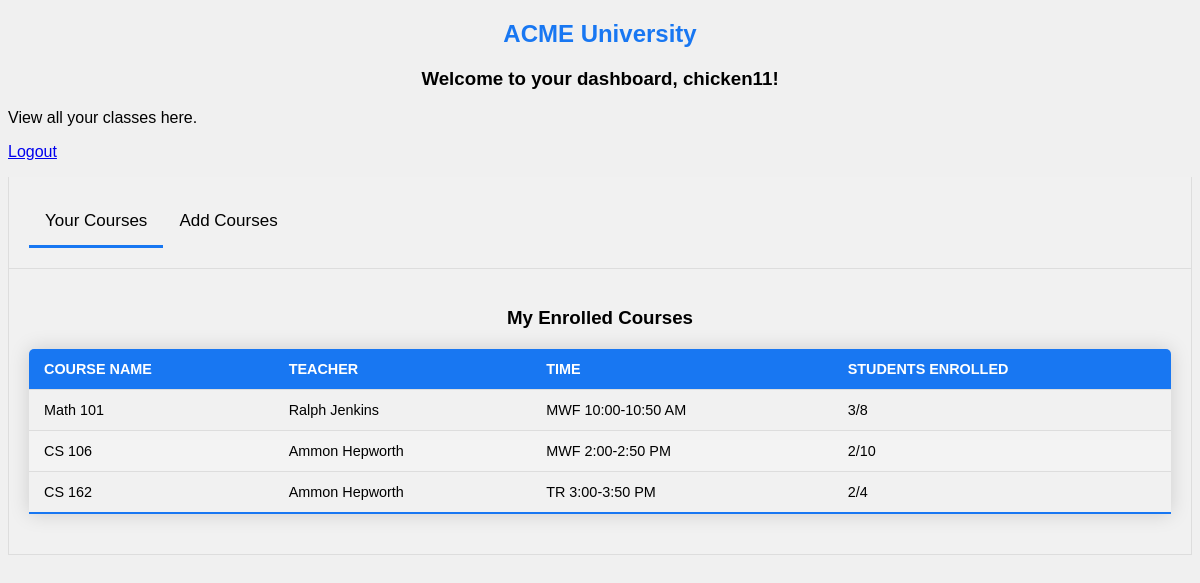
The page /dashboard (signed in) on the database its author committed.
### main.py (models this page shows)
class User(UserMixin, db.Model):
  id = db.Column(db.Integer, primary_key=True)
  username = db.Column(db.String(30), unique=True)
  password = db.Column(db.String(30))
  is_admin = db.Column(db.Boolean, default=False)

class Course(db.Model):
    id = db.Column(db.Integer, primary_key=True)
    name = db.Column(db.String(100), nullable=False)
    teacher = db.Column(db.String(100), nullable=False)
    time = db.Column(db.String(50), nullable=False)
    capacity = db.Column(db.Integer, nullable=False)
    students = db.relationship('User', secondary=user_courses, backref=db.backref('courses', lazy='dynamic'))

### main.py (the view)
@app.route('/dashboard')
@login_required
def dashboard():
    if current_user.is_admin:
        return redirect(url_for('admin.index'))
    all_courses = Course.query.all()
    available_courses_info = [{
        'id': course.id,
        'name': course.name,
        'teacher': course.teacher,
        'time': course.time,
        'student_count': len(course.students),
        'capacity': course.capacity
    } for course in all_courses if course not in current_user.courses]
    enrolled_courses_info = [{
        'id': course.id,
        'name': course.name,
        'teacher': course.teacher,
        'time': course.time,
        'student_count': len(course.students),
        'capacity': course.capacity
    } for course in current_user.courses]
    return render_template('dashboard.html', user=current_user,
                           available_courses=available_courses_info,
                           courses_info=enrolled_courses_info)

### main.py (called while the page is built)
@login_manager.user_loader
def load_user(user_id):
  return User.query.get(int(user_id))

### templates/dashboard.html (shortened to what this page needs)
<!DOCTYPE html>
<html lang="en">
<head>
  <link rel="stylesheet" href="/static/style.css">
</head>
<body>
  <h2>ACME University</h2>
  <h3>Welcome to your dashboard, {{ user.username }}!</h3>
  <p>View all your classes here.</p>
  <p><a href="{{ url_for('logout') }}">Logout</a></p>
  <div class="tabs">
    <button class="tab-link" onclick="openTab(event, 'EnrolledCourses')" id="defaultOpen">Your Courses</button>
    <button class="tab-link" onclick="openTab(event, 'AddCourses')">Add Courses</button>
  </div>
  <div id="EnrolledCourses" class="tab-content">
    <h3>My Enrolled Courses</h3>
    {% if courses_info %}
    <table>
      <thead>
        <tr>
          <th>Course Name</th>
          <th>Teacher</th>
          <th>Time</th>
          <th>Students Enrolled</th>
        </tr>
      </thead>
      <tbody>
        {% for course in courses_info %}
        <tr>
          <td>{{ course['name'] }}</td>
          <td>{{ course['teacher'] }}</td>
          <td>{{ course['time'] }}</td>
          <td>{{ course['student_count'] }}/{{ course['capacity'] }}</td>
        </tr>
        {% endfor %}
      </tbody>
    </table>
    {% else %}
    <p>You are not enrolled in any courses.</p>
    {% endif %}
  </div>
</body>
</html>

### static/style.css (style rules this page uses)
body { background-color: #f0f0f0; font-family: Arial, sans-serif; }
h2 { color: #1877F2; display: flex; justify-content: center; font-family: 'Gill Sans', 'Gill Sans MT', Calibri, 'Trebuchet MS', sans-serif; }
h3 { display: flex; justify-content: center; font-family: 'Gill Sans', 'Gill Sans MT', Calibri, 'Trebuchet MS', sans-serif; }
.tabs, .tab-content { overflow: hidden; background-color: #f1f1f1; padding: 20px; border: 1px solid #ddd; border-top: none; }
.tab-link { background-color: inherit; float: left; border: none; outline: none; cursor: pointer; padding: 14px 16px; transition: 0.3s; font-size: 17px; border-bottom: 3px solid transparent; }
.tab-link:hover, .tab-link.active { border-bottom: 3px solid #1877F2; }
table { width: 100%; border-collapse: collapse; margin: 20px 0; font-size: 0.9em; min-width: 400px; border-radius: 5px 5px 0 0; overflow: hidden; box-shadow: 0 0 20px rgba(0,0,0,0.15); }
th, td { padding: 12px 15px; text-align: left; }
th { background-color: #1877F2; color: #ffffff; text-transform: uppercase; }
tr { border-bottom: 1px solid #dddddd; }
tbody tr:nth-of-type(even) { background-color: #f3f3f3; }
tbody tr:last-of-type { border-bottom: 2px solid #1877F2; }

### rows shown on the page
User: username "chicken11"
Course: name "Math 101", teacher "Ralph Jenkins", time "MWF 10:00-10:50 AM", student_count "3", capacity "8"
Course: name "CS 106", teacher "Ammon Hepworth", time "MWF 2:00-2:50 PM", student_count "2", capacity "10"
Course: name "CS 162", teacher "Ammon Hepworth", time "TR 3:00-3:50 PM", student_count "2", capacity "4"
